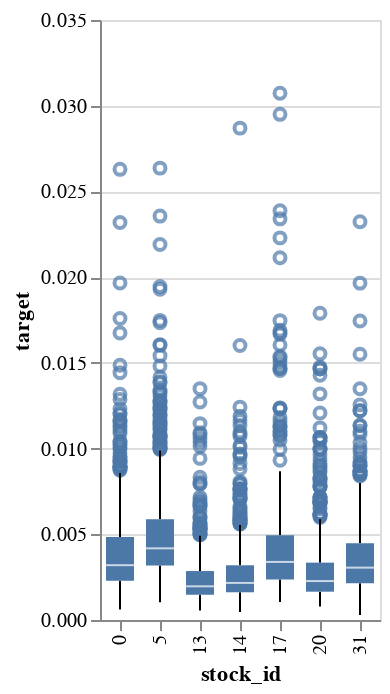

Notebook code cell kept with this figure:
### Code cell
# median and interquartile range for first 10 stocks are clearly different, so these
# stocks have different behaviours
df_sample = df_train_all.reset_index().query('stock_id < 35').sample(5000)[['stock_id', 'target']]
alt.Chart(df_sample).mark_boxplot().encode(
    x='stock_id:O',
    y='target:Q'
)

### Figure 1 — Vega-Lite specification as saved in the notebook (floating-point values rounded to 4 significant figures; data arrays with more than 128 entries replaced by an {"elided": "..."} marker saying what was removed)
{"config": {"view": {"continuousWidth": 400, "continuousHeight": 300}}, "data": {"name": "data-092ef3f06be6fc5cd4a66ede315b3863"}, "mark": "boxplot", "encoding": {"x": {"type": "ordinal", "field": "stock_id"}, "y": {"type": "quantitative", "field": "target"}}, "$schema": "https://vega.github.io/schema/vega-lite/v4.8.1.json", "datasets": {"data-092ef3f06be6fc5cd4a66ede315b3863": {"elided": "5000 records"}}}
